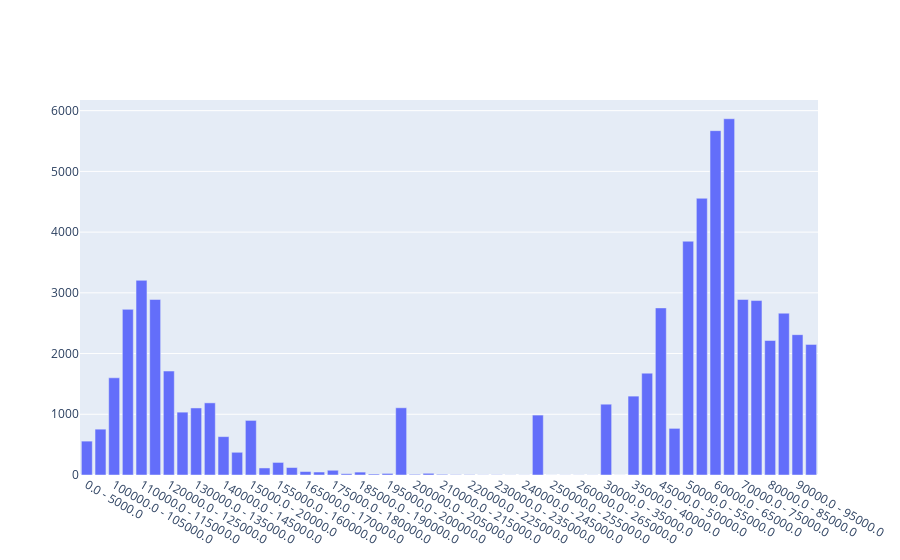

The notebook cell this image was saved under:
### Code cell
# разбиваем сумму на периоды и записываем ее в новую переменную (новый столбец)

df['BasePay1'] = (df['BasePay'] // 5000)  * 5000
#формируем через функцию
df['BasePay1'] = df['BasePay1'].map(lambda x: str(x) +' - '+ str((x + 5000)))

dfh = df.groupby('BasePay1').count()  # группировка по периодам
dfh = dfh.reset_index() #  суммы на периоды с шагом 5000 

# график 
fig = go.Figure(data = [go.Bar( name = 'Group A',x = dfh['BasePay1'].tolist(), y = dfh['BasePay'].tolist())])

fig.show()
